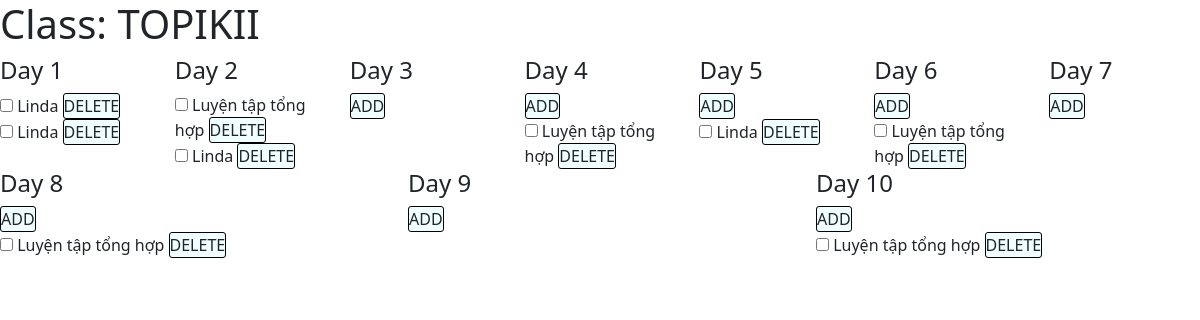
Screenshot of /manage/pathway/id=24/ with the database file from the repository.
### main_site/models.py (models this page shows, shortened)
class DayPathway(models.Model):
    ordinal = models.IntegerField(verbose_name='Số thứ tự ngày học')
    classObj = models.ForeignKey(Class, on_delete=models.CASCADE, verbose_name='Thông tin lớp học')
    def getSessions(self):
        sessions = SessionPathway.objects.filter(day = self)
        return sessions
    def isFull(self):
        sessions = self.getSessions()
        return len(sessions) == self.classObj.maxOfSessionsInDay

class SessionPathway(models.Model):
    TYPE_CHOICES = (
        ('learn','learn'),
        ('review','review'),
        ('practice','practice')
    )
    ordinal = models.IntegerField(verbose_name='Số thứ tự của buổi học', default=0)
    status = models.BooleanField(verbose_name="Trạng thái buổi học", default=False)
    content = models.TextField(verbose_name="Content of Session")
    type = models.CharField(max_length=10,choices=TYPE_CHOICES, default='learn')
    iCode = models.CharField(max_length=10,verbose_name="Mã số session")
    day = models.ForeignKey(DayPathway, verbose_name="Day of this session", on_delete=models.CASCADE)

### main_site/views.py (the view)
# urls.py: path('manage/pathway/id=<int:classId>/', views.getPathway, name="pathway"),
def getPathway(request, classId):
    classObj = Class.objects.filter(id=classId).first()
    days = DayPathway.objects.filter(classObj=classObj)
    days_with_sessions = [
        {
            'day': day,
            'sessions': SessionPathway.objects.filter(day=day)
        }
        for day in days
    ]
    rows = [days_with_sessions[i:i + 7] for i in range(0, len(days_with_sessions), 7)]
    context = {
        'class':classObj,
        'days_with_sessions': days_with_sessions,
        'rows': rows,
    }
    return render(request, 'manage/pathway.html', context)

### main_site/templates/manage/pathway.html (shortened to what this page needs)
{% extends "base/base.html" %}
{% load static %}
{% block style %}
<link href="https://cdn.jsdelivr.net/npm/bootstrap@5.3.3/dist/css/bootstrap.min.css" rel="stylesheet">
{% endblock style %}
{% block content %}
<h1 > Class: {{class.name}} </h1>
{% for row in rows %}
    <div class="row">
    {% for item in row %}
        <div class="col">
            <h4 >Day {{item.day.ordinal}} </h4>
            {% if not item.day.isFull %}
            <div onclick="createNewSession({{item.day.id}})">ADD</div>
            {% endif %}
            {% for session in item.sessions %}
            <div class="SessionContainer" >
                <input type="checkbox" name="statusSession{{session.id}}" onclick="changeStatus({{session.id}}, this)" {% if session.status %}checked{% endif %}> {{session.content}}
                <div onclick="delSessions({{session.id}})">DELETE</div>
            </div>
            {% endfor %}
        </div>
    {% endfor %}
    </div>
{% endfor %}
{% endblock content %}

### static/css/base.css (style rules this page uses)
.ClickTag, a, [onclick] { background-color: azure; display: inline-block; border: 1px solid black; border-radius: 3px; }

### rows the page displays
DayPathway: day.ordinal "1"
SessionPathway: content "Linda"
SessionPathway: content "Linda"
DayPathway: day.ordinal "2"
SessionPathway: content "Luyện tập tổng hợp"
SessionPathway: content "Linda"
DayPathway: day.ordinal "3"
DayPathway: day.ordinal "4"
SessionPathway: content "Luyện tập tổng hợp"
DayPathway: day.ordinal "5"
SessionPathway: content "Linda"
DayPathway: day.ordinal "6"
SessionPathway: content "Luyện tập tổng hợp"
DayPathway: day.ordinal "7"
DayPathway: day.ordinal "8"
SessionPathway: content "Luyện tập tổng hợp"
DayPathway: day.ordinal "9"
DayPathway: day.ordinal "10"
SessionPathway: content "Luyện tập tổng hợp"
